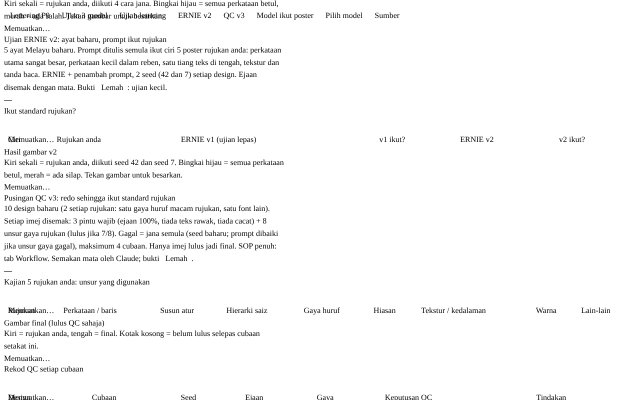
#> input picture sticky.png, 1280 x 800 px, given in place of lazy.png, which was not available (shown at 1/2 size)
$ python recolor_sarkas.py .. ../sticky.png
#> lines starting #> are read from the running program, lines starting #| are printed output that depends on the picture
"""Warna semula 30 design sarkastik (hitam atas putih) ikut 5 palet contoh Pinterest.

Guna: python scripts/recolor_sarkas.py <dir_png_hitam_putih> <dir_output>
Setiap baris ayat diwarna ikut urutan palet; hiasan kecil dan swash/bingkai guna warna aksen.
Palet diagih ikut susunan: design ke-i guna palet i % 5. Palet 'hijau' dan 'merah' diberi tekstur kasar.
"""
import sys, os
import numpy as np
from PIL import Image
from scipy import ndimage as ndi

ORDER = ['lazy', 'disturbed', 'vacation', 'nobody', 'adult', 'funsize', 'sideeye', 'judging', 'bed', 'cats',
         'email', 'friday', 'hardly', 'patience', 'schedule', 'meeting', 'monday', 'coffeefirst', 'decaf',
         'bloodtype', 'stayin', 'peopling', 'books', 'wenthome', 'momvoice', 'askdad', 'saidso', 'tiredmom',
         'tinyhumans', 'momhair']

H = lambda s: np.array([int(s[i:i + 2], 16) for i in (1, 3, 5)], float)
PAL = {
    'oren':   dict(bg='#1F2A3C', seq=['#F4F6F8', '#A9B0BC', '#F2A12B'], accent='#F2A12B', deco='#F2A12B', grunge=False),
    'kuning': dict(bg='#0B0B0B', seq=['#F5C518', '#F2F2F2'], accent='#F5C518', deco='#F5C518', grunge=False),
    'hijau':  dict(bg='#0A0A0A', seq=['#F3F1EA', '#A4C93A'], accent='#A4C93A', deco='#A4C93A', grunge=True),
    'merah':  dict(bg='#0E0E0E', seq=['#E5554F', '#EDE3CC', '#4E8A8C'], accent='#EDE3CC', deco='#E5554F', grunge=True),
    'biru':   dict(bg='#0D1F45', seq=['#BFE6F7', '#29A9E1'], accent='#29A9E1', deco='#BFE6F7', grunge=False),
}
PNAMES = list(PAL)
# design yang huruf dua barisnya bersambung (cth. 'Going' + 'OUT'): warna dipecah ikut baris per piksel
SPLIT = {'stayin'}


def line_colors(n, seq):
    if len(seq) == 3 and n >= 3:  # palet 3 warna: baris pertama & akhir warna utama, tengah selang-seli
        mid = [seq[1 + i % 2] for i in range(n - 2)]
        return [seq[0]] + mid + [seq[0]]
    return [seq[i % len(seq)] for i in range(n)]


def recolor(img, pal, seed, split=False):
#> called with seed = 0, split = False
    g = np.asarray(img.convert('L'), float) / 255.0
    h, w = g.shape
#> h = 800; w = 1280
    alpha = np.clip((0.92 - g) / 0.84, 0, 1)
    solid = g < 0.5
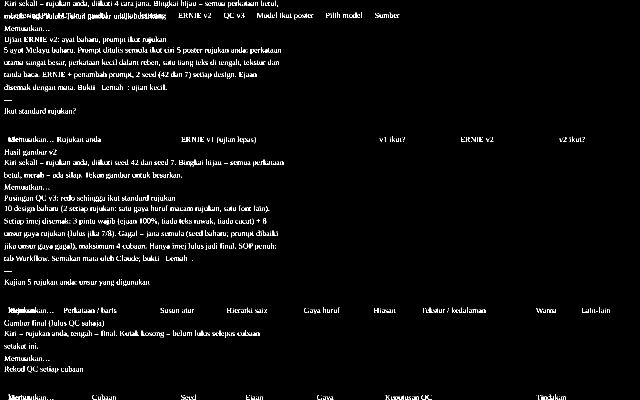
#> solid: shape (800, 1280) bool (shown at 1/2 size); 2.6% white in thin lines or dots
    lab, n = ndi.label(solid)
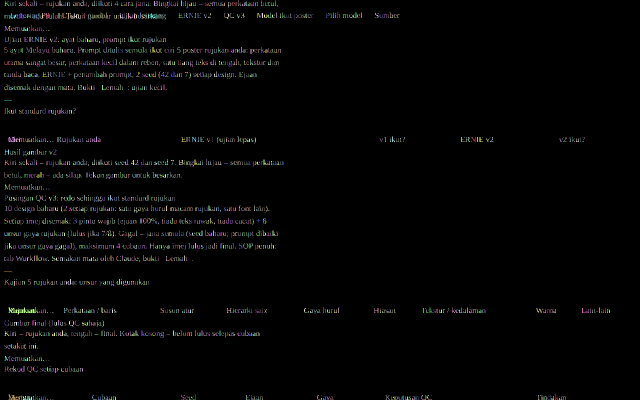
#> lab: shape (800, 1280) int32 (shown at 1/2 size); 3140 distinct labels, from 0 to 3139; one colour per label, 0 black
#> n = 3139
    if n == 0:
        raise ValueError('tiada piksel teks')
    objs = ndi.find_objects(lab)
#> objs = 3139 items
    area = ndi.sum(solid, lab, range(1, n + 1))
#> area = 3139 values, max 307 at index 2517, min 1 at index 12, mean 8.39
    min_a = 0.0012 * h * w
#> min_a = 1228.8
    kind = {}  # id -> 'deco' | 'accent' | line index
    texts = []
    tall = []
    for i, sl in enumerate(objs, 1):
        hh = sl[0].stop - sl[0].start
        ww = sl[1].stop - sl[1].start
        if area[i - 1] < min_a:
            kind[i] = 'deco'
        elif (hh > 0.32 * h and (not split or area[i - 1] / (hh * ww) < 0.25)) or (ww > 0.55 * w and area[i - 1] / (hh * ww) < 0.18):
            kind[i] = 'accent'  # bingkai / swash panjang
        elif hh > 0.32 * h and split:
            tall.append(i)  # huruf dari dua baris yang bersambung; warna ikut baris terdekat per piksel
        else:
            texts.append((i, sl[0].start, sl[0].stop))
#> this loop made 3139 passes
#> (hh, ww) on passes 1 to 3: (11, 6), (11, 2), (11, 6)
#> after the loop, kind = 3139 items; tall = []; texts = []
    # himpun komponen teks kepada baris ikut pertindihan menegak
    texts.sort(key=lambda t: (t[1] + t[2]) / 2)
    lines = []
    for i, a, b in texts:
        for L in lines:
            ov = min(b, L['b']) - max(a, L['a'])
            if ov > 0.5 * min(b - a, L['b'] - L['a']):
                L['ids'].append(i); L['a'] = min(a, L['a']); L['b'] = max(b, L['b'])
                break
        else:
            lines.append(dict(a=a, b=b, ids=[i]))
#> this loop made 0 passes
#> after the loop, lines = []
    lines.sort(key=lambda L: L['a'])
    # gabung baris yang hampir terkandung dalam baris lain (huruf skrip tidak bersambung, cth. "Going")
    merged = True
    while merged:
        merged = False
        for x in range(len(lines)):
            for y in range(x + 1, len(lines)):
                A, B = lines[x], lines[y]
                ov = min(A['b'], B['b']) - max(A['a'], B['a'])
                if ov > 0.8 * min(A['b'] - A['a'], B['b'] - B['a']):
                    A['ids'] += B['ids']; A['a'] = min(A['a'], B['a']); A['b'] = max(A['b'], B['b'])
                    del lines[y]; merged = True
                    break
            if merged:
                break
    lines.sort(key=lambda L: L['a'])
    cols = line_colors(len(lines), pal['seq'])
#> cols = []
    cmap = np.zeros((n + 1, 3))
    for i, k in kind.items():
        cmap[i] = H(pal[k])
    for L, c in zip(lines, cols):
        for i in L['ids']:
            cmap[i] = H(c)
    # sebar label ke piksel tepi (anti-alias)
    _, (iy, ix) = ndi.distance_transform_edt(lab == 0, return_indices=True)
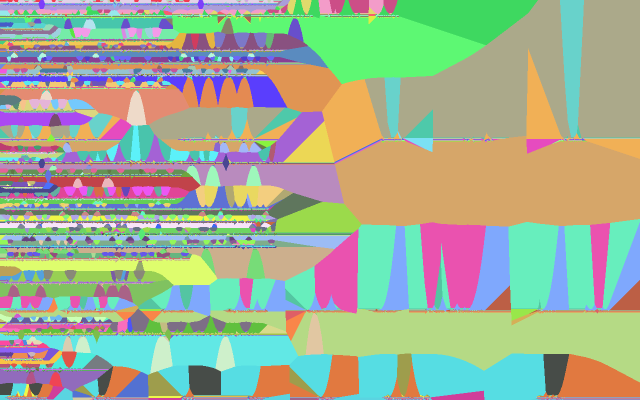
#> iy: shape (800, 1280) int32 (shown at 1/2 size); 379 distinct labels, from 1 to 799; one colour per label, 0 black
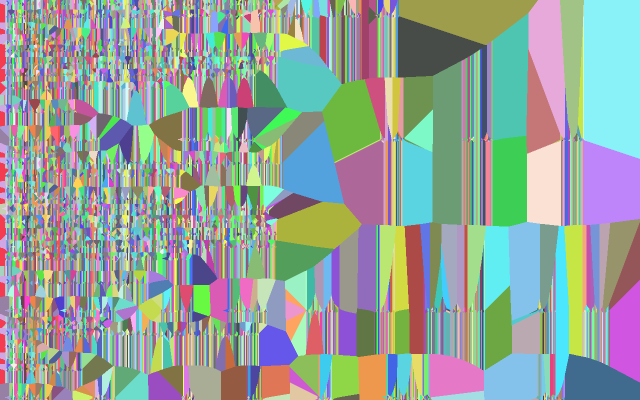
#> ix: shape (800, 1280) int32 (shown at 1/2 size); 997 distinct labels, from 8 to 1219; one colour per label, 0 black
    near = lab[iy, ix]
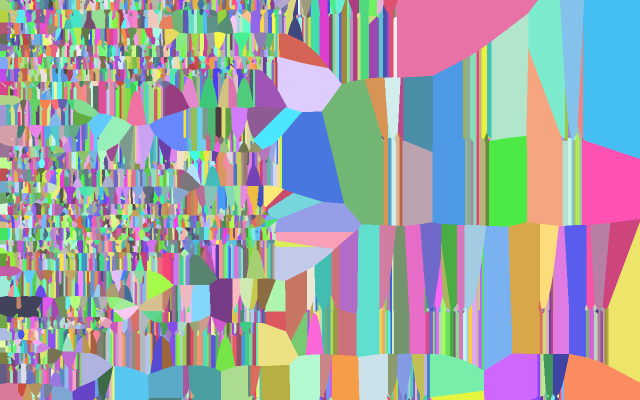
#> near: shape (800, 1280) int32 (shown at 1/2 size); 3139 distinct labels, from 1 to 3139; one colour per label, 0 black
    color = cmap[near]
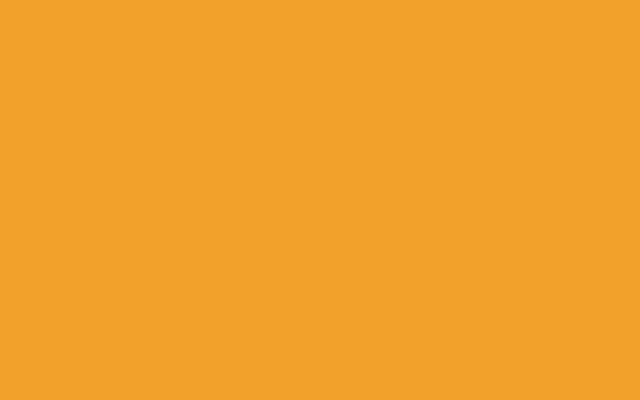
#> color: shape (800, 1280, 3) float64 (shown at 1/2 size); mean of channels 0, 1, 2 242, 161, 43; drawn as R, G, B
    if tall and lines:
        cy = np.array([(L['a'] + L['b']) / 2 for L in lines])
        rowcol = np.array([H(cols[int(np.argmin(np.abs(cy - y)))]) for y in range(h)])
        m = np.isin(near, tall)
        color[m] = rowcol[np.nonzero(m)[0]]
    if pal['grunge']:
        rng = np.random.default_rng(seed)
        big = ndi.gaussian_filter(rng.random((h, w)), 3.0)
        fine = ndi.gaussian_filter(rng.random((h, w)), 0.8)
        holes = (big < np.quantile(big, 0.10)) | (fine < np.quantile(fine, 0.03))
        alpha = alpha * np.where(holes, 0.0, 1.0)
        alpha = ndi.gaussian_filter(alpha, 0.6)
    bg = H(pal['bg'])
#> bg = [31, 42, 60]
    out = bg * (1 - alpha[..., None]) + color * alpha[..., None]
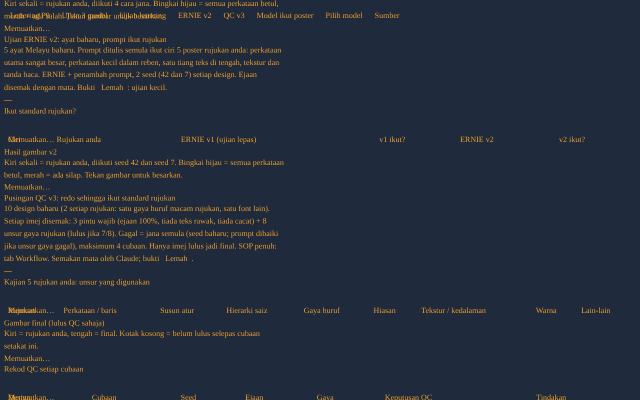
#> out: shape (800, 1280, 3) float64 (shown at 1/2 size); mean of channels 0, 1, 2 36.8, 45.3, 59.5; drawn as R, G, B
    return Image.fromarray(np.clip(out, 0, 255).astype(np.uint8)), len(lines)


def main(src, dst):
    os.makedirs(dst, exist_ok=True)
    for k, did in enumerate(ORDER):
        pn = PNAMES[k % 5]
        im, nl = recolor(Image.open(os.path.join(src, did + '.png')), PAL[pn], seed=k, split=did in SPLIT)
        im.save(os.path.join(dst, f'{did}.png'))
        print(f'{k + 1:2d} {did:12s} palet={pn:7s} baris={nl}')
#|  1 lazy         palet=oren    baris=0


if __name__ == '__main__':
#> (the run stopped early here; a loop or call above may not have finished)
